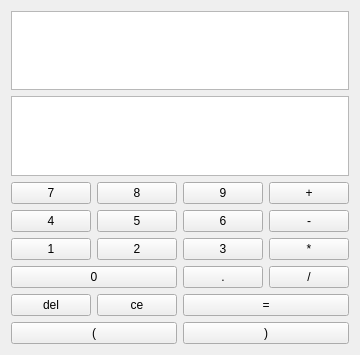
<?xml version="1.0" encoding="UTF-8"?>
<ui version="4.0">
 <class>Calculator</class>
 <widget class="QMainWindow" name="Calculator">
  <property name="geometry">
   <rect>
    <x>0</x>
    <y>0</y>
    <width>350</width>
    <height>355</height>
   </rect>
  </property>
  <property name="windowTitle">
   <string>Calculator</string>
  </property>
  <widget class="QWidget" name="centralWidget">
   <layout class="QVBoxLayout" name="verticalLayout">
    <item>
     <widget class="QTextEdit" name="textEdit_input">
      <property name="layoutDirection">
       <enum>Qt::RightToLeft</enum>
      </property>
      <property name="readOnly">
       <bool>true</bool>
      </property>
     </widget>
    </item>
    <item>
     <widget class="QTextEdit" name="textEdit_output">
      <property name="layoutDirection">
       <enum>Qt::RightToLeft</enum>
      </property>
      <property name="readOnly">
       <bool>true</bool>
      </property>
     </widget>
    </item>
    <item>
     <layout class="QGridLayout" name="gridLayout">
      <item row="0" column="0">
       <widget class="QPushButton" name="Button7">
        <property name="text">
         <string>7</string>
        </property>
       </widget>
      </item>
      <item row="0" column="1">
       <widget class="QPushButton" name="Button8">
        <property name="text">
         <string>8</string>
        </property>
       </widget>
      </item>
      <item row="0" column="2">
       <widget class="QPushButton" name="Button9">
        <property name="text">
         <string>9</string>
        </property>
       </widget>
      </item>
      <item row="0" column="3">
       <widget class="QPushButton" name="ButtonAdd">
        <property name="text">
         <string>+</string>
        </property>
       </widget>
      </item>
      <item row="1" column="0">
       <widget class="QPushButton" name="Button4">
        <property name="text">
         <string>4</string>
        </property>
       </widget>
      </item>
      <item row="1" column="1">
       <widget class="QPushButton" name="Button5">
        <property name="text">
         <string>5</string>
        </property>
       </widget>
      </item>
      <item row="1" column="2">
       <widget class="QPushButton" name="Button6">
        <property name="text">
         <string>6</string>
        </property>
       </widget>
      </item>
      <item row="1" column="3">
       <widget class="QPushButton" name="ButtonSub">
        <property name="text">
         <string>-</string>
        </property>
       </widget>
      </item>
      <item row="2" column="0">
       <widget class="QPushButton" name="Button1">
        <property name="text">
         <string>1</string>
        </property>
       </widget>
      </item>
      <item row="2" column="1">
       <widget class="QPushButton" name="Button2">
        <property name="text">
         <string>2</string>
        </property>
       </widget>
      </item>
      <item row="2" column="2">
       <widget class="QPushButton" name="Button3">
        <property name="text">
         <string>3</string>
        </property>
       </widget>
      </item>
      <item row="2" column="3">
       <widget class="QPushButton" name="ButtonMul">
        <property name="text">
         <string>*</string>
        </property>
       </widget>
      </item>
      <item row="3" column="2">
       <widget class="QPushButton" name="ButtonDot">
        <property name="text">
         <string>.</string>
        </property>
       </widget>
      </item>
      <item row="3" column="3">
       <widget class="QPushButton" name="ButtonDiv">
        <property name="text">
         <string>/</string>
        </property>
       </widget>
      </item>
      <item row="4" column="0">
       <widget class="QPushButton" name="ButtonDel">
        <property name="text">
         <string>del</string>
        </property>
       </widget>
      </item>
      <item row="4" column="1">
       <widget class="QPushButton" name="ButtonCe">
        <property name="text">
         <string>ce</string>
        </property>
       </widget>
      </item>
      <item row="5" column="0" colspan="2">
       <widget class="QPushButton" name="ButtonLeft">
        <property name="text">
         <string>(</string>
        </property>
       </widget>
      </item>
      <item row="5" column="2" colspan="2">
       <widget class="QPushButton" name="ButtonRight">
        <property name="text">
         <string>)</string>
        </property>
       </widget>
      </item>
      <item row="3" column="0" colspan="2">
       <widget class="QPushButton" name="Button0">
        <property name="text">
         <string>0</string>
        </property>
       </widget>
      </item>
      <item row="4" column="2" colspan="2">
       <widget class="QPushButton" name="ButtonEq">
        <property name="text">
         <string>=</string>
        </property>
       </widget>
      </item>
     </layout>
    </item>
   </layout>
   <zorder>layoutWidget</zorder>
   <zorder>textEdit_input</zorder>
   <zorder>textEdit_output</zorder>
   <zorder>ButtonLeft</zorder>
   <zorder>ButtonRight</zorder>
  </widget>
 </widget>
 <layoutdefault spacing="6" margin="11"/>
 <resources/>
 <connections/>
</ui>
